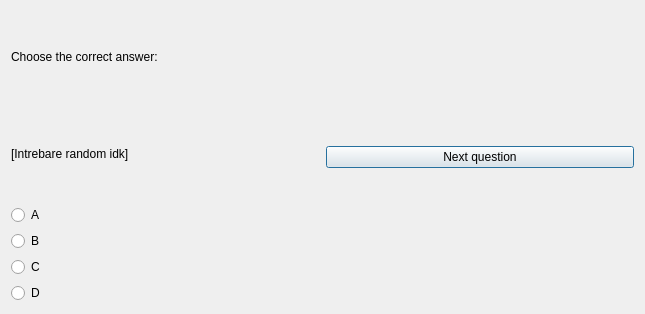
<?xml version="1.0" encoding="UTF-8"?>
<ui version="4.0">
 <class>SecDialog</class>
 <widget class="QDialog" name="SecDialog">
  <property name="geometry">
   <rect>
    <x>0</x>
    <y>0</y>
    <width>645</width>
    <height>314</height>
   </rect>
  </property>
  <property name="windowTitle">
   <string>Dialog</string>
  </property>
  <layout class="QHBoxLayout" name="horizontalLayout">
   <item>
    <layout class="QVBoxLayout" name="verticalLayout">
     <item>
      <widget class="QLabel" name="label">
       <property name="text">
        <string>Choose the correct answer:</string>
       </property>
      </widget>
     </item>
     <item>
      <widget class="QLabel" name="label_2">
       <property name="text">
        <string>[Intrebare random idk]</string>
       </property>
      </widget>
     </item>
     <item>
      <widget class="QRadioButton" name="radioButton">
       <property name="text">
        <string>A</string>
       </property>
      </widget>
     </item>
     <item>
      <widget class="QRadioButton" name="radioButton_2">
       <property name="text">
        <string>B</string>
       </property>
      </widget>
     </item>
     <item>
      <widget class="QRadioButton" name="radioButton_3">
       <property name="text">
        <string>C</string>
       </property>
      </widget>
     </item>
     <item>
      <widget class="QRadioButton" name="radioButton_4">
       <property name="text">
        <string>D</string>
       </property>
      </widget>
     </item>
    </layout>
   </item>
   <item>
    <widget class="QPushButton" name="pushButton">
     <property name="text">
      <string>Next question</string>
     </property>
    </widget>
   </item>
  </layout>
 </widget>
 <resources/>
 <connections/>
</ui>
